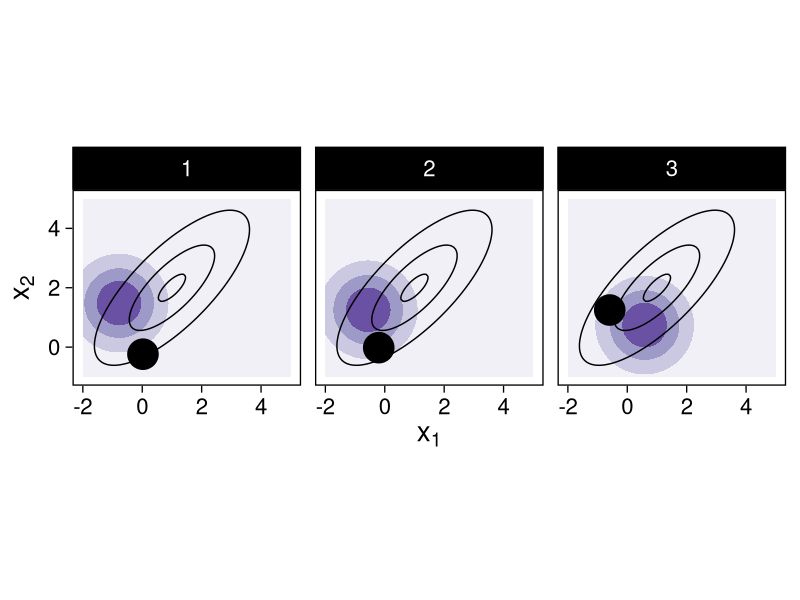
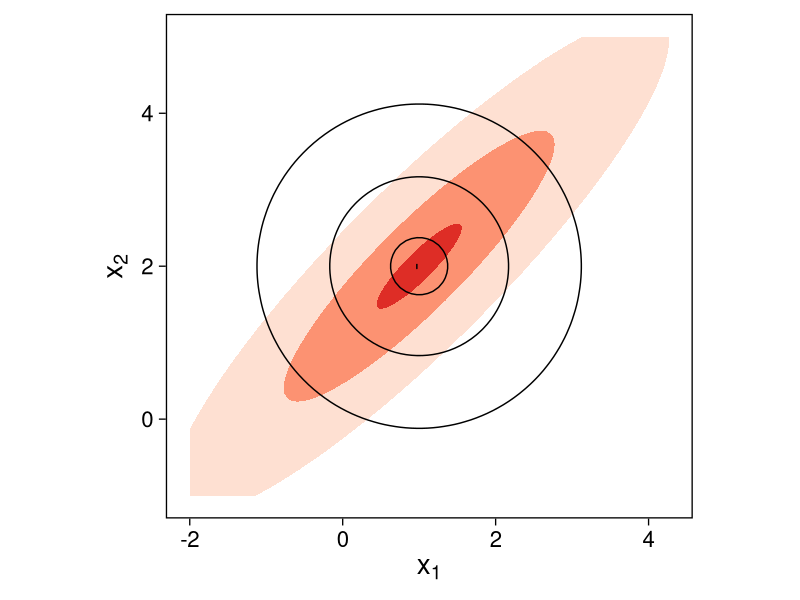
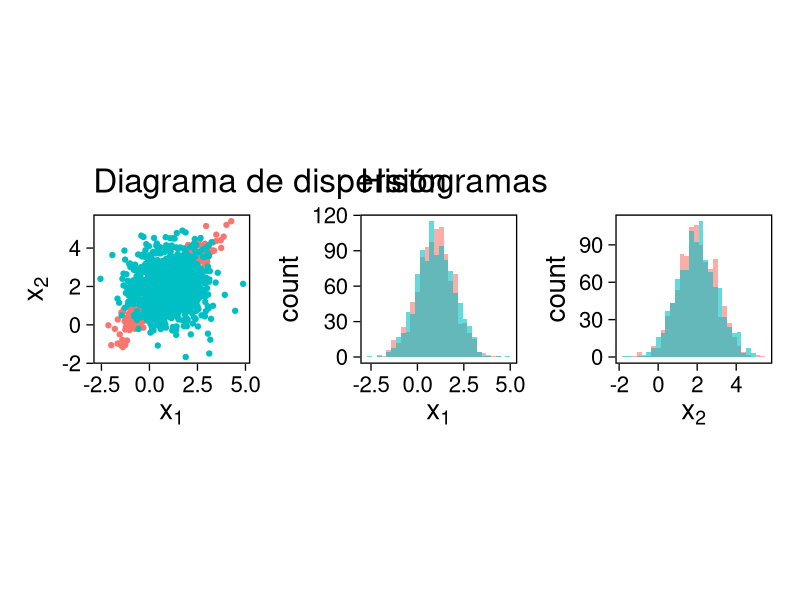
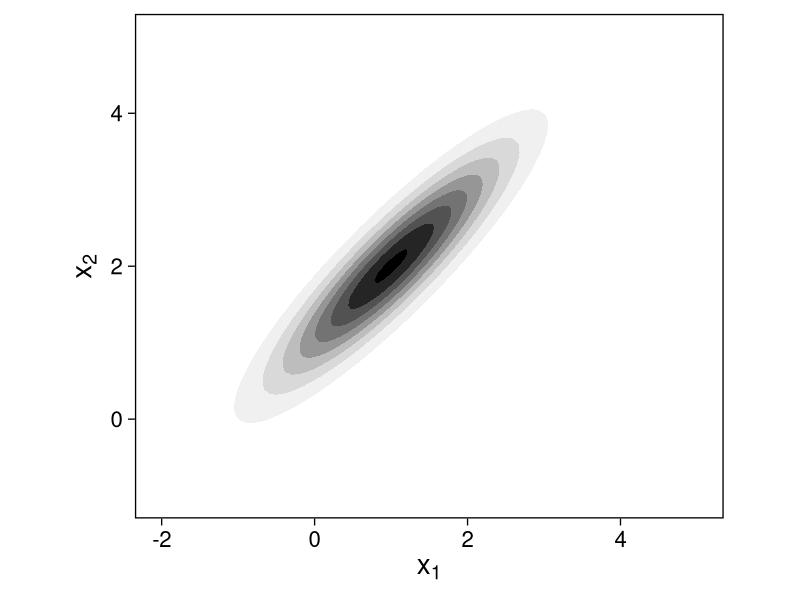

Here is the R script that generated these plots, in order:
## Setup --------------------------------------------
library(tidyverse)
library(patchwork)
library(scales)
## Cambia el default del tamaño de fuente 
theme_set(theme_linedraw(base_size = 20))

## Cambia el número de decimales para mostrar
options(digits = 2)

sin_lineas <- theme(panel.grid.major = element_blank(),
                    panel.grid.minor = element_blank())
color.itam  <- c("#00362b","#004a3b", "#00503f", "#006953", "#008367", "#009c7b", "#00b68f", NA)

sin_lineas <- theme(panel.grid.major = element_blank(), panel.grid.minor = element_blank())
sin_leyenda <- theme(legend.position = "none")
sin_ejes <- theme(axis.ticks = element_blank(), axis.text = element_blank())

## Modelo normal -------------------------------
library(R6)
library(mvtnorm)
ModeloNormalMultivariado <-
  R6Class("ProbabilityModel",
          list(
            mean = NA,
            cov  = NA, 
            initialize = function(mu = 0, sigma = 1){
              self$mean = mu
              self$cov  = sigma |> as.matrix()
            }, 
            sample = function(n = 1){
              rmvnorm(n, mean = self$mean, sigma = self$cov)              
            },
            density = function(x, log = TRUE){
              dmvnorm(x, self$mean, self$cov, log = log)              
            },
            grad_log = function(x){
              -solve(self$cov, (x - self$mean))
            }
          ))

mu <- c(1, 2)
Sigma <- matrix(c(1, .75, .75, 1), nrow = 2)
objetivo <- ModeloNormalMultivariado$new(mu, Sigma)

set.seed(108727)
## Para dibujar las curvas de nivel - distribucion objetivo 
plot.grid <- expand_grid(x = seq(-2,5, by = 7/99), y = seq(-1,5, by = 6/99))
plot.grid <- plot.grid %>% 
  mutate(density.target = objetivo$density(plot.grid, log = FALSE))
plot.breaks.target <- plot.grid %>% 
  summarise(breaks = quantile(density.target, probs = c(.67, .90, .99, 1))) %>% 
  pull(breaks)


contours.proposal.mala <- tibble(id = 1:3,
       x = c(0.0241, -0.203, -0.59),
       y = c(-0.237, -0.0175, 1.25)) |>
  nest(location = c(x,y)) |>
  mutate(density.mala = map(location,
         function(x){
           ## Calcula el gradiente
           log.grad.objective <- objetivo$grad_log(as.matrix(x) |>
                                                   matrix(nrow = 2)) |>
             t()
           ## Define la distribucion propuesta
           tau <- 0.5
           propuesta <- ModeloNormalMultivariado$new(
                            mu =  as.matrix(x) + tau * log.grad.objective,
                            sigma = 2 * tau * diag(c(1,1))
                            )
           ## Evalua la distribucion propuesta en el grid
           propuesta$density(plot.grid |> select(x,y), log = FALSE)
         }),
         coords = list(plot.grid |> select(x,y)))

contours.proposal.mala |>
  unnest(density.mala, coords) |>
  ggplot(aes(x, y, z = density.mala)) +
  geom_contour_filled(bins = 4) + scale_fill_brewer(palette = "Purples") +
  geom_point(data = contours.proposal.mala |> unnest(location),
             aes(x, y), shape = 19, size = 10) +
  geom_contour(data = plot.grid, aes(x,y,z = density.target),
               breaks = plot.breaks.target, color = "black") +
  xlab(expression(x[1])) + ylab(expression(x[2])) + 
  facet_wrap(~id) + sin_lineas + coord_equal() + sin_leyenda

## Modelo normal con alta correlacion -------------------------
mu <- c(1, 2)
Sigma <- matrix(c(1, .90, .90, 1), nrow = 2)
objetivo <- ModeloNormalMultivariado$new(mu, Sigma)

## Para dibujar las curvas de nivel - distribucion objetivo 
plot.grid <- expand_grid(x = seq(-2,5, by = 7/99), y = seq(-1,5, by = 6/99))
plot.grid <- plot.grid %>% 
  mutate(density.target = objetivo$density(plot.grid, log = FALSE))
plot.breaks.target <- plot.grid %>% 
  summarise(breaks = quantile(density.target, probs = c(.67, .90, .99, 1))) %>% 
  pull(breaks)

## Para dibujar las curvas de nivel - distribucion propuesta
propuesta.std <- ModeloNormalMultivariado$new(c(1,2), diag(c(1,1)))

plot.grid.std <- expand_grid(x = seq(-2,5, by = 7/99), y = seq(-1,5, by = 6/99))
plot.grid.std <- plot.grid.std %>% 
  mutate(density.proposal = propuesta.std$density(plot.grid.std, log = FALSE))
plot.breaks.propuesta <- plot.grid.std %>% 
  summarise(breaks = quantile(density.proposal, probs = c(.67, .90, .99, 1))) %>% 
  pull(breaks)

plot.grid |>  
  ggplot(aes(x, y, z = density.target)) +
  geom_contour_filled(breaks = plot.breaks.target) +
  scale_fill_brewer(palette = "Reds") +
  geom_contour(data = plot.grid.std, aes(x,y,z = density.proposal),
               breaks = plot.breaks.propuesta, color = "black") +
  xlab(expression(x[1])) + ylab(expression(x[2])) + 
  sin_lineas + coord_equal() + sin_leyenda

### Comparando muestras ----------------------

mu <- c(1, 2)
Sigma <- matrix(c(1, .90, .90, 1), nrow = 2)
objetivo <- ModeloNormalMultivariado$new(mu, Sigma)
propuesta.std <- ModeloNormalMultivariado$new(c(1,2), diag(c(1,1)))

muestras <- objetivo$sample(1000) |>
  rbind(propuesta.std$sample(1000)) |>
  as.tibble() |>
  mutate(tipo = rep(c("objetivo", "propuesta"), each = 1000))   

g1 <- muestras |>
  ggplot(aes(V1, V2)) +
  geom_point(aes(color = tipo)) +
  xlab(expression(x[1])) + ylab(expression(x[2])) + 
  sin_lineas + coord_equal() + sin_leyenda +
  ggtitle("Diagrama de dispersión")

g2 <- muestras |>
  ggplot(aes(V1)) +
  geom_histogram(aes(fill = tipo), position = "identity", alpha = .6) +
  xlab(expression(x[1])) + 
  sin_lineas  + sin_leyenda +
    ggtitle("Histogramas")

g3 <- muestras |>
  ggplot(aes(V2)) +
  geom_histogram(aes(fill = tipo), position = "identity", alpha = .6) +
  xlab(expression(x[2])) + 
  sin_lineas + sin_leyenda

g1 + g2 + g3

plot.grid |>  
  ggplot(aes(x, y, z = density.target)) +
  geom_contour_filled(bins = 9) +
  scale_fill_brewer(palette = "Greys") +
  xlab(expression(x[1])) + ylab(expression(x[2])) + 
  sin_lineas + coord_equal() + sin_leyenda
